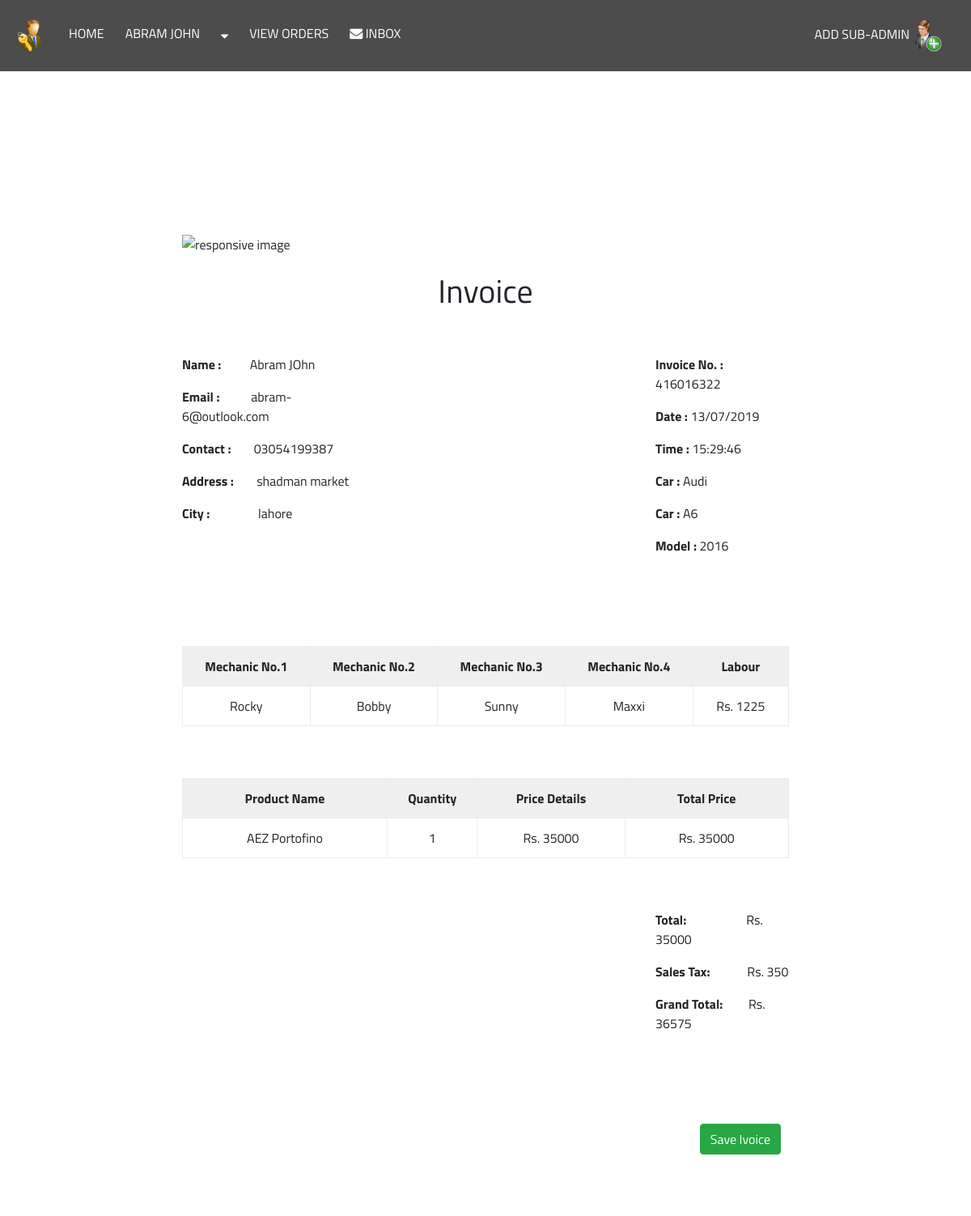
/ocms/admin/admin_invoice_detail.php?invoice=416016322 (signed in), run on the app's committed database.
### tables this page shows
CREATE TABLE `register` (
  `id` int(255) NOT NULL,
  `name` varchar(350) NOT NULL,
  `email` varchar(350) NOT NULL,
  `password` varchar(350) NOT NULL,
  `contact` varchar(350) NOT NULL,
  `cpassword` varchar(350) NOT NULL,
  `address` varchar(500) NOT NULL,
  `city` varchar(350) NOT NULL
);

CREATE TABLE `cost_order` (
  `cos_ord_id` int(255) NOT NULL,
  `cos_id` varchar(350) NOT NULL,
  `cos_name` varchar(350) NOT NULL,
  `invoice_no` varchar(350) NOT NULL,
  `grand_total` varchar(350) NOT NULL,
  `date` varchar(350) NOT NULL,
  `time` varchar(350) NOT NULL,
  `team_id` varchar(350) NOT NULL,
  `tax` varchar(350) NOT NULL,
  `total` varchar(350) NOT NULL,
  `labour` varchar(350) NOT NULL,
  `status` varchar(350) NOT NULL,
  `car_name` varchar(350) NOT NULL,
  `car_model` varchar(350) NOT NULL,
  `brand_name` varchar(350) NOT NULL
);

CREATE TABLE `teams` (
  `team_id` int(255) NOT NULL,
  `member_1` varchar(350) NOT NULL,
  `member_2` varchar(350) NOT NULL,
  `member_3` varchar(350) NOT NULL,
  `member_4` varchar(350) NOT NULL,
  `labour` varchar(350) NOT NULL
);

CREATE TABLE `item_order` (
  `order_id` int(255) NOT NULL,
  `item_name` varchar(350) NOT NULL,
  `invoice_no` varchar(350) NOT NULL,
  `item_qty` varchar(350) NOT NULL,
  `price` varchar(350) NOT NULL,
  `sub_total` varchar(350) NOT NULL
);

### ocms/admin/admin_invoice_detail.php (the view, shortened to what this page needs)
<?php
    $database_name = "ocms";
    $con = mysqli_connect("localhost","root","",$database_name);
if (isset($_GET['invoice'])) {
			$invoice=$_GET['invoice'];
		$sql="select * from cost_order where invoice_no ='$invoice'";
		$run_query=mysqli_query($con, $sql);
		while ($row=mysqli_fetch_array($run_query)) {
			$cos_id=$row['cos_id'];
			$invoice_no=$row['invoice_no'];
			$grand_total=$row['grand_total'];
			$date=$row['date'];
			$time=$row['time'];
			$team_id=$row['team_id'];
			$tax=$row['tax'];
			$mid_total=$row['total'];
			$labour=$row['labour'];
			$car_name= $row['car_name'];
			$car_model= $row['car_model'];
			$brand_name= $row['brand_name'];
		}
	}
?>
<!doctype html>
<html>
<link rel="stylesheet" href="js 1/bootstrap.js" type="text/css">
<link rel="stylesheet" href="css 1/bootstrap.css" type="text/css">
<link rel="stylesheet" href="Mycss/my FYP.css" type="text/css">
<link rel="stylesheet" href="Mycss/animatedcss.css" type="text/css">
<link rel="stylesheet" href="font-awesome-4.7.0/css/font-awesome.css" type="text/css">
<head>
</head>
<body background="img/home-page-background.png" class="respon-img">
<?php include 'admin_navbar.php'; ?>
<br><br><br><br><br><br><br><br><br><br>
<div class="container" style="width: 65%; background: #FFFFFF" id="HTMLtoPDF">
        	<br><br>
		<img src="../image/NDS_invoice.png" width="86" height="74" alt="responsive image">
       	<br><br>
		<h1 align="center">Invoice</h1>
        <br><br>
        <div class="row">
        <div class="col-lg-4">
         <?php
                        $sql="select * from register where id ='$cos_id'";
						$run_query=mysqli_query($con, $sql);
						while ($row=mysqli_fetch_array($run_query)) {
							$name=$row['name'];
							$email=$row['email'];
							$contact=$row['contact'];
							$address=$row['address'];
							$city=$row['city'];
						}
                            echo "<p><b>Name :&nbsp; &nbsp; &nbsp;&nbsp;&nbsp;&nbsp;&nbsp;   </b>$name</p>";
                            echo "<p><b>Email :&nbsp;&nbsp; &nbsp; &nbsp; &nbsp;&nbsp;&nbsp;   </b>$email</p>";
                            echo "<p><b>Contact :&nbsp;&nbsp;&nbsp;&nbsp;&nbsp;&nbsp;&nbsp;   </b>$contact</p>";
                            echo "<p><b>Address :&nbsp;&nbsp;&nbsp;&nbsp;&nbsp;&nbsp;&nbsp;   </b>$address</p>";
                            echo "<p><b>City :&nbsp; &nbsp; &nbsp; &nbsp; &nbsp;&nbsp; &nbsp; &nbsp; &nbsp;  </b>$city</p>";
			?>
        </div>
        <div class="col-lg-5"></div>
        <div class="col-lg-3">
        	<?php
			echo"<p><b>Invoice No. : </b>$invoice_no</p>";
			echo"<p><b>Date : </b>$date</p>";
			echo"<p><b>Time : </b>$time</p>";
			echo"<p><b>Car : </b>$brand_name</p>";
			echo"<p><b>Car : </b>$car_name</p>";
			echo"<p><b>Model : </b>$car_model</p>";
			?>
        </div>
        </div>
        <br><br>
        <br><br>
        <?php
		if($team_id > 0)
		{
			$sql="select * from teams where team_id ='$team_id'";
						$run_query=mysqli_query($con, $sql);
						while ($row=mysqli_fetch_array($run_query)) {
							$member1=$row['member_1'];
							$member2=$row['member_2'];
							$member3=$row['member_3'];
							$member4=$row['member_4'];
			?>
        <div class="table-responsive">
            <table class="table table-bordered">
            <tr>
                <th  style="text-align: center" width="20%">Mechanic No.1</th>
                <th  style="text-align: center" width="20%">Mechanic No.2</th>
                <th  style="text-align: center" width="20%">Mechanic No.3</th>
                <th  style="text-align: center" width="20%">Mechanic No.4</th>
                <th  style="text-align: center" width="15%">Labour</th>
            </tr>
                        <tr>
                            <td><?php echo "$member1" ?></td>
                            <td><?php echo "$member2" ?></td>
                            <td><?php echo "$member3" ?></td>
                            <td><?php echo "$member4" ?></td>
                            <td>Rs. <?php echo "$labour" ?></td>
                        </tr>
            </table>
        </div>
        <?php
		}
		}
		?>
        <br><br>
        <div class="table-responsive">
            <table class="table table-bordered">
            <tr>
                <th  style="text-align: center" width="25%">Product Name</th>
                <th  style="text-align: center" width="10%">Quantity</th>
                <th  style="text-align: center" width="18%">Price Details</th>
                <th  style="text-align: center" width="20%">Total Price</th>
            </tr>
            <?php
                $sql="select * from item_order where invoice_no ='$invoice'";
						$run_query=mysqli_query($con, $sql);
					 while ($row = mysqli_fetch_array($run_query)) {
						    $item_name=$row['item_name'];
							$item_qty=$row['item_qty'];
							$price=$row['price'];
							$sub_total=$row['sub_total'];
                        ?>
                        <tr>
                            <td><?php echo "$item_name"; ?></td>
                            <td><?php echo "$item_qty"; ?></td>
                            <td>Rs. <?php echo "$price"; ?></td>
                            <td>Rs. <?php echo "$sub_total" ?></td>
                        </tr>
                        <?php
                    }
                ?>
            </table>
        </div>
        <br><br>
        <div class="row">
			<div class="col-lg-6"></div>
			<div class="col-lg-3"></div>
			<div class="col-lg-3 col-sm-12" >
				<p><b>Total:</b>&nbsp; &nbsp; &nbsp;&nbsp;&nbsp;&nbsp;&nbsp;&nbsp;&nbsp;&nbsp;&nbsp;&nbsp;&nbsp;&nbsp;&nbsp;&nbsp;&nbsp;&nbsp;&nbsp;Rs. <?php echo "$mid_total"; ?></p>
				<p><b>Sales Tax:</b>&nbsp; &nbsp; &nbsp;&nbsp;&nbsp;&nbsp;&nbsp;&nbsp;&nbsp;&nbsp;&nbsp;Rs. <?php echo $tax ?></p>
				<p><b>Grand Total:</b>&nbsp; &nbsp; &nbsp;&nbsp;&nbsp;&nbsp;&nbsp;Rs. <?php echo $grand_total ?></p>
			</div>
        </div>
        <br><br>
        <br><br>
        <div align="right" style="margin-right: 10px">
        	<form action="admin_functions.php" method="post">
        		<input type="submit" name="status_val" class="btn btn-success" onClick="HTMLtoPDF()" value="Save Ivoice">
        	</form>
        	<br><br>
        </div>
</div>
<br><br><br><br>
</body>
</html>

### ocms/admin/Mycss/my FYP.css (style rules this page uses)
* { padding: 0; margin: 0; }
.respon-img { background-repeat: no-repeat; background-size: cover; background-position: center center; background-attachment: fixed; }
body { font-family: "helvetica"; font-size: 100%; }

### ocms/admin/admin_invoice_detail.php (style rules this page uses)
* { font-family: 'Titillium Web', sans-serif; }
table, th, tr { text-align: center; }
table th { background-color: #efefef; }

### data on the page
register: name "Abram JOhn", email "abram-6@outlook.com", contact "03054199387", address "shadman market", city "lahore"
cost_order: invoice_no "416016322", date "13/07/2019", time "15:29:46", brand_name "Audi", car_name "A6", car_model "2016", labour "1225", total "35000", tax "350", grand_total "36575"
teams: member_1 "Rocky", member_2 "Bobby", member_3 "Sunny", member_4 "Maxxi"
item_order: item_name "AEZ Portofino", item_qty "1", price "35000", sub_total "35000"

### other printed values
$_SESSION['name'] "ABRAM JOHN"
